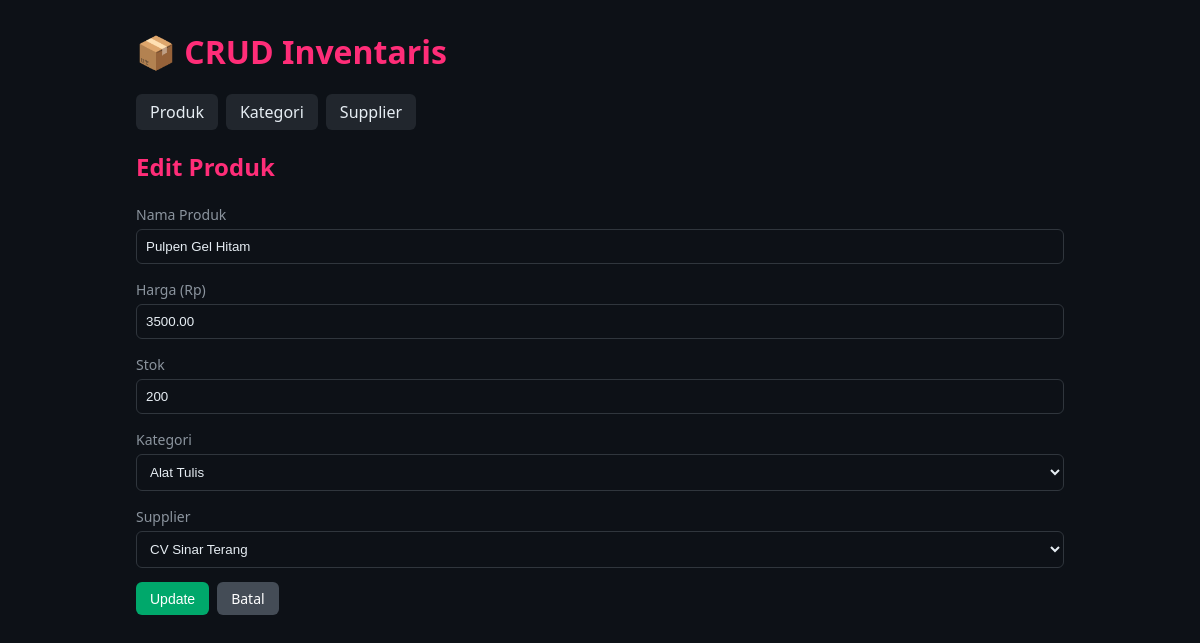
Page /edit.php?id=2 on the committed database.
### tables this page shows
CREATE TABLE produk (
    id_produk    INT AUTO_INCREMENT PRIMARY KEY,
    nama_produk  VARCHAR(150) NOT NULL,
    harga        DECIMAL(12,2) NOT NULL,
    stok         INT NOT NULL DEFAULT 0,
    id_kategori  INT NOT NULL,
    id_supplier  INT NOT NULL,
    created_at   TIMESTAMP DEFAULT CURRENT_TIMESTAMP,
    CONSTRAINT fk_produk_kategori FOREIGN KEY (id_kategori) REFERENCES kategori(id_kategori),
    CONSTRAINT fk_produk_supplier FOREIGN KEY (id_supplier) REFERENCES supplier(id_supplier)
);

CREATE TABLE kategori (
    id_kategori   INT AUTO_INCREMENT PRIMARY KEY,
    nama_kategori VARCHAR(100) NOT NULL
);

CREATE TABLE supplier (
    id_supplier   INT AUTO_INCREMENT PRIMARY KEY,
    nama_supplier VARCHAR(100) NOT NULL,
    telepon       VARCHAR(20)  NOT NULL
);

### includes/helpers.php (called while the page is built, shortened)
<?php
function e($value): string
{
    return htmlspecialchars((string)$value, ENT_QUOTES, 'UTF-8');
}

### includes/form.php (the view, shortened to what this page needs)
<form method="post" action="<?= e($action) ?>">
    <label>Nama Produk</label>
    <input type="text" name="nama_produk" value="<?= e($data['nama_produk']) ?>" required>
    <label>Harga (Rp)</label>
    <input type="number" name="harga" min="0" step="0.01" value="<?= e($data['harga']) ?>" required>
    <label>Stok</label>
    <input type="number" name="stok" min="0" value="<?= e($data['stok']) ?>" required>
    <label>Kategori</label>
    <select name="id_kategori" required>
        <?php foreach ($kategori as $k): ?>
            <option value="<?= e($k['id_kategori']) ?>"
                <?= (string)$data['id_kategori'] === (string)$k['id_kategori'] ? 'selected' : '' ?>>
                <?= e($k['nama_kategori']) ?>
            </option>
        <?php endforeach; ?>
    </select>
    <label>Supplier</label>
    <select name="id_supplier" required>
        <?php foreach ($supplier as $s): ?>
            <option value="<?= e($s['id_supplier']) ?>"
                <?= (string)$data['id_supplier'] === (string)$s['id_supplier'] ? 'selected' : '' ?>>
                <?= e($s['nama_supplier']) ?>
            </option>
        <?php endforeach; ?>
    </select>
    <div class="actions">
        <button type="submit" class="btn btn-primary"><?= e($btn) ?></button>
        <a href="index.php" class="btn btn-gray">Batal</a>
    </div>
</form>

### assets/style.css (style rules this page uses)
* { box-sizing:border-box }
body { margin:0;font-family:Segoe UI,Arial,sans-serif;background:#0d1117;color:#e6edf3 }
.btn { display:inline-block;padding:7px 14px;border:0;border-radius:6px;color:#fff;cursor:pointer;text-decoration:none;font-size:14px }
.btn-primary { background:#00a86b }
.btn-gray { background:#444c56 }
input,select { width:100%;padding:9px;margin:4px 0 14px;background:#0d1117;border:1px solid #30363d;color:#e6edf3;border-radius:6px }
form label { font-size:14px;color:#8b949e }
form .actions { display:flex;gap:8px }

### rows in the picture
produk: nama_produk "Pulpen Gel Hitam", harga "3500.00", stok "200", id_kategori "Alat Tulis", id_supplier "CV Sinar Terang"

### other values in the picture
$btn "Update"
